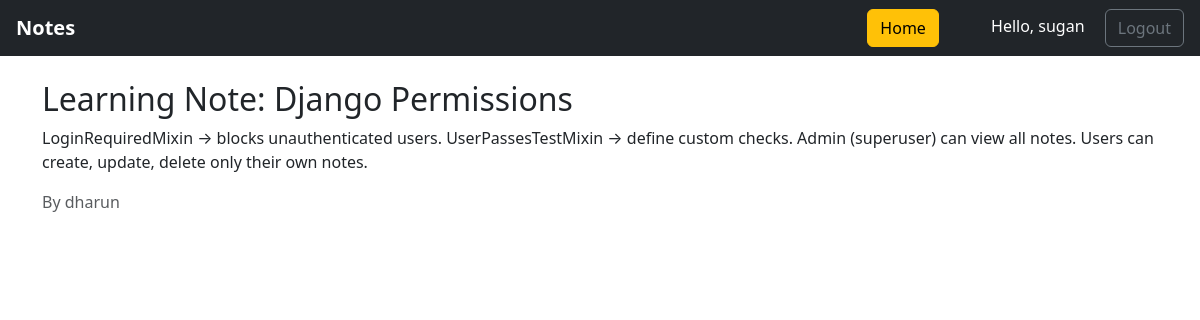
The page /notes/note/1/ (signed in) on the database its author committed.
### notes/models.py (models this page shows, shortened)
class Note(models.Model):
    title = models.CharField(max_length=200)
    content = models.TextField()
    owner = models.ForeignKey(settings.AUTH_USER_MODEL, on_delete=models.CASCADE)

### notes/views.py (the view)
# urls.py: path('note/<int:pk>/', NoteDetailView.as_view(), name='note-detail'),
class NoteDetailView(LoginRequiredMixin, DetailView):
    model = Note
    template_name = "notes/note_detail.html"

### notes/templates/notes/note_detail.html (shortened to what this page needs)
{% extends "notes/base.html" %}
{% block content %}
<h2>{{ note.title }}</h2>
<p>{{ note.content }}</p>
<p class="text-muted">By {{ note.owner.username }}</p>
{% endblock %}

### notes/templates/notes/base.html (shortened to what this page needs)
<!DOCTYPE html>
<html>
<head>
  <link rel="stylesheet" href="https://cdn.jsdelivr.net/npm/bootstrap@5.3.3/dist/css/bootstrap.min.css">
</head>
<body>
<nav class="navbar navbar-dark bg-dark mb-4 px-3">
  <a class="navbar-brand fw-bold" href="{% url 'note-list' %}">Notes</a>
  <div>
    {% if user.is_authenticated %}
    <a class="btn btn-warning me-5" href="{% url 'home' %}">Home</a>
      <span class="me-3 text-white">Hello, {{ user.username }}</span>
      <form action="{% url 'logout' %}" method="post" style="display:inline;">
    <button type="submit" class="btn btn-outline-secondary">Logout</button>
</form>
    {% else %}
      <a class="btn btn-primary text-white" href="{% url 'login' %}">Login</a>
    {% endif %}
  </div>
</nav>
<div class="container">
  {% block content %}{% endblock %}
</div>
</body>
</html>

### rows shown on the page
Note: title "Learning Note: Django Permissions", content "LoginRequiredMixin → blocks unauthenticated users. UserPassesTestMixin → define custom checks. Admin (superuser) can view all notes. Users can create, update, delete only their own notes.", owner.username "dharun"

### other values the page prints
{{ user.username }} "sugan"
